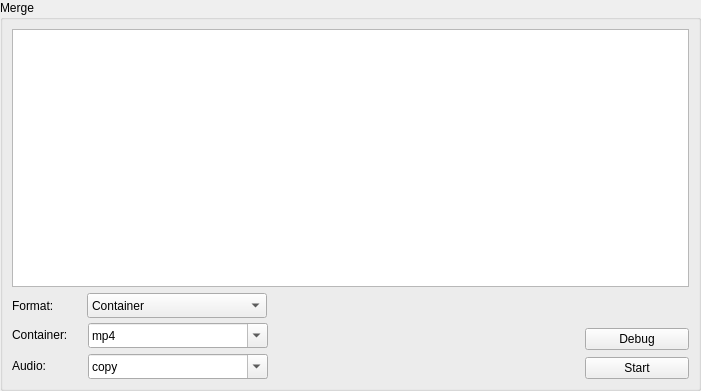
<?xml version="1.0" encoding="UTF-8"?>
<ui version="4.0">
 <class>Merge</class>
 <widget class="QWidget" name="Merge">
  <property name="geometry">
   <rect>
    <x>0</x>
    <y>0</y>
    <width>701</width>
    <height>391</height>
   </rect>
  </property>
  <property name="windowTitle">
   <string>Form</string>
  </property>
  <layout class="QVBoxLayout" name="verticalLayout">
   <property name="leftMargin">
    <number>0</number>
   </property>
   <property name="topMargin">
    <number>0</number>
   </property>
   <property name="rightMargin">
    <number>0</number>
   </property>
   <property name="bottomMargin">
    <number>0</number>
   </property>
   <item>
    <widget class="QGroupBox" name="groupBoxMerge">
     <property name="title">
      <string>Merge</string>
     </property>
     <layout class="QVBoxLayout" name="verticalLayout_6">
      <item>
       <widget class="QListWidget" name="listWidget">
        <property name="sizePolicy">
         <sizepolicy hsizetype="Expanding" vsizetype="Expanding">
          <horstretch>0</horstretch>
          <verstretch>0</verstretch>
         </sizepolicy>
        </property>
        <property name="minimumSize">
         <size>
          <width>0</width>
          <height>0</height>
         </size>
        </property>
        <property name="font">
         <font>
          <family>Calibri</family>
         </font>
        </property>
        <property name="contextMenuPolicy">
         <enum>Qt::CustomContextMenu</enum>
        </property>
       </widget>
      </item>
      <item>
       <widget class="QWidget" name="widgetControl" native="true">
        <property name="sizePolicy">
         <sizepolicy hsizetype="Preferred" vsizetype="Fixed">
          <horstretch>0</horstretch>
          <verstretch>0</verstretch>
         </sizepolicy>
        </property>
        <layout class="QHBoxLayout" name="horizontalLayout_7">
         <property name="spacing">
          <number>7</number>
         </property>
         <property name="leftMargin">
          <number>0</number>
         </property>
         <property name="topMargin">
          <number>0</number>
         </property>
         <property name="rightMargin">
          <number>0</number>
         </property>
         <property name="bottomMargin">
          <number>0</number>
         </property>
         <item>
          <layout class="QVBoxLayout" name="verticalLayout_5">
           <property name="spacing">
            <number>5</number>
           </property>
           <item>
            <layout class="QHBoxLayout" name="horizontalLayout">
             <item>
              <widget class="QLabel" name="labelFormat">
               <property name="minimumSize">
                <size>
                 <width>70</width>
                 <height>0</height>
                </size>
               </property>
               <property name="text">
                <string>Format:</string>
               </property>
              </widget>
             </item>
             <item>
              <widget class="QComboBox" name="comboBoxMode">
               <property name="minimumSize">
                <size>
                 <width>180</width>
                 <height>25</height>
                </size>
               </property>
               <item>
                <property name="text">
                 <string>Container</string>
                </property>
               </item>
               <item>
                <property name="text">
                 <string>Combine</string>
                </property>
               </item>
               <item>
                <property name="text">
                 <string>Copy CLI</string>
                </property>
               </item>
               <item>
                <property name="text">
                 <string>Cat CLI</string>
                </property>
               </item>
               <item>
                <property name="text">
                 <string>Custom</string>
                </property>
               </item>
              </widget>
             </item>
             <item>
              <spacer name="horizontalSpacer_2">
               <property name="orientation">
                <enum>Qt::Horizontal</enum>
               </property>
               <property name="sizeHint" stdset="0">
                <size>
                 <width>40</width>
                 <height>20</height>
                </size>
               </property>
              </spacer>
             </item>
            </layout>
           </item>
           <item>
            <widget class="QStackedWidget" name="stackedWidgetMode">
             <property name="currentIndex">
              <number>0</number>
             </property>
             <widget class="QWidget" name="page">
              <layout class="QVBoxLayout" name="verticalLayout_3">
               <property name="leftMargin">
                <number>0</number>
               </property>
               <property name="topMargin">
                <number>0</number>
               </property>
               <property name="rightMargin">
                <number>0</number>
               </property>
               <property name="bottomMargin">
                <number>0</number>
               </property>
               <item>
                <layout class="QHBoxLayout" name="horizontalLayout_6">
                 <item>
                  <widget class="QLabel" name="labelContainer">
                   <property name="minimumSize">
                    <size>
                     <width>70</width>
                     <height>0</height>
                    </size>
                   </property>
                   <property name="maximumSize">
                    <size>
                     <width>16777215</width>
                     <height>14</height>
                    </size>
                   </property>
                   <property name="text">
                    <string>Container:</string>
                   </property>
                  </widget>
                 </item>
                 <item>
                  <widget class="QComboBox" name="comboBoxContainer">
                   <property name="minimumSize">
                    <size>
                     <width>180</width>
                     <height>25</height>
                    </size>
                   </property>
                   <property name="maximumSize">
                    <size>
                     <width>16777215</width>
                     <height>16777215</height>
                    </size>
                   </property>
                   <property name="editable">
                    <bool>true</bool>
                   </property>
                   <item>
                    <property name="text">
                     <string>mp4</string>
                    </property>
                   </item>
                   <item>
                    <property name="text">
                     <string>mkv</string>
                    </property>
                   </item>
                   <item>
                    <property name="text">
                     <string>flv</string>
                    </property>
                   </item>
                   <item>
                    <property name="text">
                     <string>ts</string>
                    </property>
                   </item>
                   <item>
                    <property name="text">
                     <string>mov</string>
                    </property>
                   </item>
                   <item>
                    <property name="text">
                     <string>avi</string>
                    </property>
                   </item>
                  </widget>
                 </item>
                 <item>
                  <spacer name="horizontalSpacer_4">
                   <property name="orientation">
                    <enum>Qt::Horizontal</enum>
                   </property>
                   <property name="sizeHint" stdset="0">
                    <size>
                     <width>40</width>
                     <height>20</height>
                    </size>
                   </property>
                  </spacer>
                 </item>
                </layout>
               </item>
               <item>
                <layout class="QHBoxLayout" name="horizontalLayout_5">
                 <item>
                  <widget class="QLabel" name="labelAudio">
                   <property name="minimumSize">
                    <size>
                     <width>70</width>
                     <height>0</height>
                    </size>
                   </property>
                   <property name="maximumSize">
                    <size>
                     <width>16777215</width>
                     <height>16</height>
                    </size>
                   </property>
                   <property name="text">
                    <string>Audio:</string>
                   </property>
                  </widget>
                 </item>
                 <item>
                  <widget class="QComboBox" name="comboBoxAudio">
                   <property name="minimumSize">
                    <size>
                     <width>180</width>
                     <height>25</height>
                    </size>
                   </property>
                   <property name="maximumSize">
                    <size>
                     <width>16777215</width>
                     <height>16777215</height>
                    </size>
                   </property>
                   <property name="editable">
                    <bool>true</bool>
                   </property>
                   <item>
                    <property name="text">
                     <string>copy</string>
                    </property>
                   </item>
                   <item>
                    <property name="text">
                     <string>aac</string>
                    </property>
                   </item>
                  </widget>
                 </item>
                 <item>
                  <spacer name="horizontalSpacer_5">
                   <property name="orientation">
                    <enum>Qt::Horizontal</enum>
                   </property>
                   <property name="sizeHint" stdset="0">
                    <size>
                     <width>40</width>
                     <height>20</height>
                    </size>
                   </property>
                  </spacer>
                 </item>
                </layout>
               </item>
              </layout>
             </widget>
             <widget class="QWidget" name="page_2">
              <layout class="QVBoxLayout" name="verticalLayout_2">
               <property name="leftMargin">
                <number>0</number>
               </property>
               <property name="topMargin">
                <number>0</number>
               </property>
               <property name="rightMargin">
                <number>0</number>
               </property>
               <property name="bottomMargin">
                <number>0</number>
               </property>
               <item>
                <layout class="QHBoxLayout" name="horizontalLayout_3">
                 <item>
                  <widget class="QLabel" name="labelCustomType">
                   <property name="minimumSize">
                    <size>
                     <width>70</width>
                     <height>0</height>
                    </size>
                   </property>
                   <property name="text">
                    <string>Type:</string>
                   </property>
                  </widget>
                 </item>
                 <item>
                  <widget class="QComboBox" name="comboBoxCustomType">
                   <property name="minimumSize">
                    <size>
                     <width>180</width>
                     <height>25</height>
                    </size>
                   </property>
                   <item>
                    <property name="text">
                     <string>Multiple lines</string>
                    </property>
                   </item>
                   <item>
                    <property name="text">
                     <string>Single line</string>
                    </property>
                   </item>
                  </widget>
                 </item>
                 <item>
                  <spacer name="horizontalSpacer">
                   <property name="orientation">
                    <enum>Qt::Horizontal</enum>
                   </property>
                   <property name="sizeType">
                    <enum>QSizePolicy::Expanding</enum>
                   </property>
                   <property name="sizeHint" stdset="0">
                    <size>
                     <width>40</width>
                     <height>20</height>
                    </size>
                   </property>
                  </spacer>
                 </item>
                </layout>
               </item>
               <item>
                <layout class="QHBoxLayout" name="horizontalLayout_4">
                 <item>
                  <widget class="QLabel" name="labelCustomCommand">
                   <property name="minimumSize">
                    <size>
                     <width>70</width>
                     <height>0</height>
                    </size>
                   </property>
                   <property name="text">
                    <string>Command:</string>
                   </property>
                  </widget>
                 </item>
                 <item>
                  <widget class="QLineEdit" name="editCustomCommand">
                   <property name="minimumSize">
                    <size>
                     <width>0</width>
                     <height>25</height>
                    </size>
                   </property>
                   <property name="toolTip">
                    <string>To add %1 to take the place of inputs.
To add %2 to take the place of output.</string>
                   </property>
                   <property name="text">
                    <string/>
                   </property>
                   <property name="placeholderText">
                    <string>Hover mouse and view hints.</string>
                   </property>
                  </widget>
                 </item>
                 <item>
                  <widget class="QLabel" name="labelCustomParam">
                   <property name="text">
                    <string>Param</string>
                   </property>
                  </widget>
                 </item>
                 <item>
                  <widget class="QLineEdit" name="editCustomParam">
                   <property name="minimumSize">
                    <size>
                     <width>0</width>
                     <height>25</height>
                    </size>
                   </property>
                   <property name="toolTip">
                    <string>To add param between inputs.</string>
                   </property>
                   <property name="placeholderText">
                    <string>Param between inputs</string>
                   </property>
                  </widget>
                 </item>
                </layout>
               </item>
              </layout>
             </widget>
            </widget>
           </item>
          </layout>
         </item>
         <item>
          <layout class="QVBoxLayout" name="verticalLayout_4">
           <item>
            <spacer name="verticalSpacer">
             <property name="orientation">
              <enum>Qt::Vertical</enum>
             </property>
             <property name="sizeHint" stdset="0">
              <size>
               <width>20</width>
               <height>20</height>
              </size>
             </property>
            </spacer>
           </item>
           <item>
            <widget class="QPushButton" name="buttonDebug">
             <property name="enabled">
              <bool>true</bool>
             </property>
             <property name="minimumSize">
              <size>
               <width>104</width>
               <height>0</height>
              </size>
             </property>
             <property name="text">
              <string>Debug</string>
             </property>
             <property name="icon">
              <iconset resource="../res/resources.qrc">
               <normaloff>:/buttons/debugging.png</normaloff>:/buttons/debugging.png</iconset>
             </property>
            </widget>
           </item>
           <item>
            <widget class="QPushButton" name="buttonStart">
             <property name="enabled">
              <bool>true</bool>
             </property>
             <property name="minimumSize">
              <size>
               <width>104</width>
               <height>0</height>
              </size>
             </property>
             <property name="text">
              <string>Start</string>
             </property>
             <property name="icon">
              <iconset resource="../res/resources.qrc">
               <normaloff>:/buttons/play.png</normaloff>:/buttons/play.png</iconset>
             </property>
            </widget>
           </item>
          </layout>
         </item>
        </layout>
       </widget>
      </item>
     </layout>
    </widget>
   </item>
  </layout>
 </widget>
 <resources>
  <include location="../res/resources.qrc"/>
 </resources>
 <connections/>
</ui>
